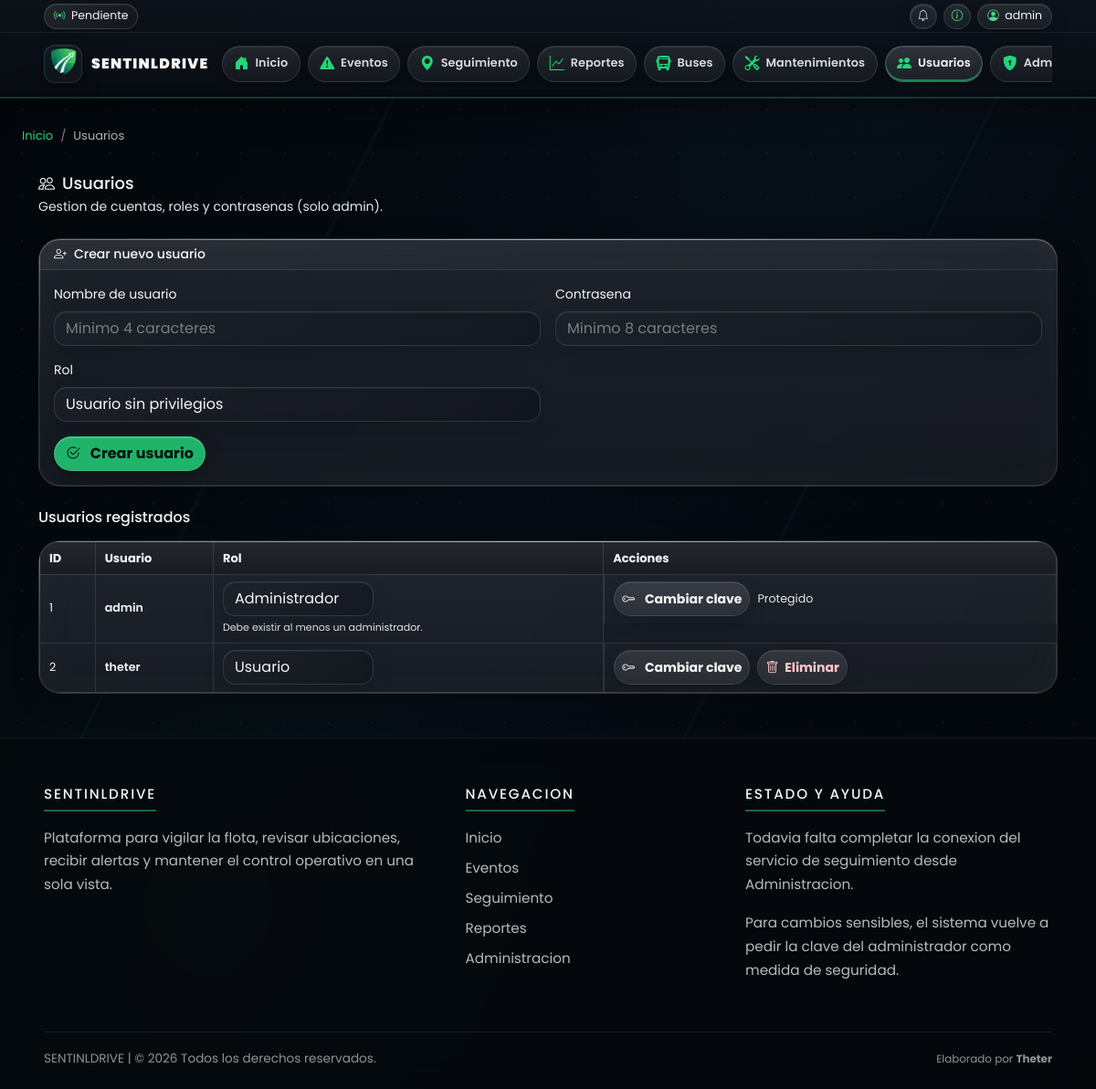
Screenshot of /users (signed in) with the database file from the repository.
### app/models/user.py (models this page shows, shortened)
class User(db.Model):
    __tablename__ = 'user'
    id = db.Column(db.Integer, primary_key=True)
    username = db.Column(db.String(50), unique=True, nullable=False)
    password_hash = db.Column(db.String(128), nullable=False)
    role = db.Column(db.String(20), default="user")

### app/routes/users.py (the view, shortened to what this page needs)
@users_bp.route("/users", methods=["GET", "POST"])
@require_admin
def users():
    return _users_page()

### app/routes/users.py (called while the page is built)
def _admin_count() -> int:
    return User.query.filter_by(role="admin").count()

def _users_page(error=None):
    return render_template(
        "users.html",
        users=User.query.order_by(User.username.asc()).all(),
        error=error,
        admin_user_count=_admin_count(),
        current_username=session.get("user"),
    )

### app/utils/time.py (called while the page is built)
def ecuador_now() -> datetime:
    return datetime.now(ECUADOR_TZ)

### app/templates/users.html (shortened to what this page needs)
{% extends "base.html" %}
{% block content %}
<nav aria-label="breadcrumb" class="breadcrumb-nav">
    <ol class="breadcrumb">
        <li class="breadcrumb-item"><a href="{{ url_for('dashboard.dashboard') }}">Inicio</a></li>
        <li class="breadcrumb-item active" aria-current="page">Usuarios</li>
    </ol>
</nav>
<div class="container mt-4">
    <div class="d-flex align-items-center justify-content-between flex-wrap gap-2 mb-4">
        <div>
            <h2 class="mb-1"><i class="bi bi-people me-2"></i>Usuarios</h2>
            <div class="text-muted">Gestion de cuentas, roles y contrasenas (solo admin).</div>
        </div>
    </div>
    <div class="card mb-4">
        <div class="card-header">
            <h5 class="mb-0"><i class="bi bi-person-plus me-2"></i>Crear nuevo usuario</h5>
        </div>
        <div class="card-body">
            <form method="POST" action="{{ url_for('users.users') }}">
                <div class="row g-3">
                    <div class="col-md-6">
                        <label for="username" class="form-label">Nombre de usuario</label>
                        <input type="text" class="form-control" id="username" name="username" required minlength="4" placeholder="Minimo 4 caracteres">
                    </div>
                    <div class="col-md-6">
                        <label for="password" class="form-label">Contrasena</label>
                        <input type="password" class="form-control" id="password" name="password" required minlength="8" placeholder="Minimo 8 caracteres">
                    </div>
                    <div class="col-md-6">
                        <label for="role" class="form-label">Rol</label>
                        <select class="form-select" id="role" name="role" required>
                            <option value="user" selected>Usuario sin privilegios</option>
                        </select>
                    </div>
                    <div class="col-12">
                        <button type="submit" class="btn btn-primary">
                            <i class="bi bi-check2-circle me-1"></i> Crear usuario
                        </button>
                    </div>
                </div>
            </form>
        </div>
    </div>
    <h3 class="mb-3">Usuarios registrados</h3>
    <div class="card">
        <div class="card-body p-0">
            <div class="table-responsive">
                <table class="table table-bordered table-hover align-middle mb-0">
                    <thead>
                        <tr>
                            <th>ID</th>
                            <th>Usuario</th>
                            <th>Rol</th>
                            <th>Acciones</th>
                        </tr>
                    </thead>
                    <tbody>
                        {% for u in users %}
                        {% set protected_admin = u.role == 'admin' and admin_user_count <= 1 %}
                        <tr>
                            <td>{{ u.id }}</td>
                            <td class="fw-semibold">{{ u.username }}</td>
                            <td>
                                <form action="{{ url_for('users.change_user_role', u_id=u.id) }}" method="POST" class="d-inline">
                                    <select name="role" class="form-select d-inline-block w-auto" onchange="this.form.submit()" {% if protected_admin %}disabled{% endif %}>
                                        <option value="admin" {% if u.role == 'admin' %}selected{% endif %}>Administrador</option>
                                        <option value="user" {% if u.role == 'user' %}selected{% endif %}>Usuario</option>
                                    </select>
                                </form>
                                {% if protected_admin %}
                                <div class="text-muted small mt-1">Debe existir al menos un administrador.</div>
                                {% endif %}
                            </td>
                            <td class="d-flex flex-wrap gap-2">
                                <button type="button" class="btn btn-outline-secondary btn-sm" data-bs-toggle="modal" data-bs-target="#pwdModal{{ u.id }}">
                                    <i class="bi bi-key me-1"></i> Cambiar clave
                                </button>
                                {% if not protected_admin %}
                                <form action="{{ url_for('users.delete_user', u_id=u.id) }}" method="POST" class="d-inline"
                                      onsubmit="return confirm('Eliminar usuario {{ u.username }}? Esta accion no se puede deshacer.');">
                                    <button type="submit" class="btn btn-danger btn-sm">
                                        <i class="bi bi-trash"></i> Eliminar
                                    </button>
                                </form>
                                {% else %}
                                <span class="text-muted align-self-center">Protegido</span>
                                {% endif %}
                            </td>
                        </tr>
                        {% endfor %}
                    </tbody>
                </table>
            </div>
        </div>
    </div>
</div>
{% endblock %}

### static/css/style.css (style rules this page uses)
:root { --background: #161a1e; --card-background: #1d2025; --text-primary: #ffffff; --text-secondary: rgba(255, 255, 255, 0.88); --border-color: rgba(255, 255, 255, 0.10); --accent-color: #22c55e; --success-color: #22c55e; --warning-color: #f59e0b; --danger-color: #ef4444; --chart-grid-color: rgba(255, 255, 255, 0.14); --chart-text-color: #ffffff; --bg: var(--background); --surface: var(--card-background); --text: var(--text-primary); --muted: var(--text-secondary); --accent: var(--accent-color); --border: var(--border-color); --border-2: rgba(255, 255, 255, 0.14); --border-accent: rgba(34, 197, 94, 0.55); --shadow: 0 14px 30px rgba(0, 0, 0, 0.38); --shadow-soft: 0 10px 22px rgba(0, 0, 0, 0.26); --radius: 14px; --radius-sm: 10px; --transition: 0.22s ease; --sidebar-width: 268px; --sidebar-collapsed-width: 78px; --header-height: 64px; --nav-height: 58px; --logo-size-navbar: 42px; --logo-size-compact: 36px; --font-size-body: 14px; --font-size-h1: 22px; --font-size-h2: 18px; --font-size-card: 13px; --font-size-table: 13px; --bs-body-bg: var(--bg); --bs-body-color: var(--text); --bs-body-color-rgb: 255, 255, 255; --bs-emphasis-color: var(--text); --bs-emphasis-color-rgb: 255, 255, 255; --bs-heading-color: var(--text); --bs-border-color: rgba(255, 255, 255, 0.10); --bs-card-bg: var(--surface); --bs-card-color: var(--text); --bs-card-cap-color: var(--text); --bs-card-cap-bg: var(--surface); --bs-secondary-color: rgba(255, 255, 255, 0.90); --bs-secondary-color-rgb: 255, 255, 255; --bs-tertiary-color: rgba(255, 255, 255, 0.86); --bs-tertiary-color-rgb: 255, 255, 255; --bs-link-color: var(--accent); --bs-link-hover-color: #4ade80; }
html { height: 100%; }
body { margin: 0; height: auto; min-height: 100vh; overflow-x: hidden; background-color: var(--bg); color: var(--text); font-family: "Poppins", ui-sans-serif, system-ui, -apple-system, "Segoe UI", Roboto, Arial, sans-serif; font-size: var(--font-size-body); display: flex; flex-direction: column; }
a { color: var(--accent); text-decoration: none; }
.text-muted { color: rgba(255, 255, 255, 0.90) !important; }
.card { background-color: var(--surface); border: 1px solid var(--border); border-radius: var(--radius); box-shadow: var(--shadow-soft); color: var(--text); }
.card-header { background-color: var(--surface); border-bottom: 1px solid var(--border); color: var(--text); }
.card-body { color: var(--text); }
.form-control, .form-select { background-color: var(--bg); color: var(--text); border: 1px solid var(--border-2); border-radius: var(--radius-sm); }
.form-control::placeholder { color: rgba(255, 255, 255, 0.45); }
.btn { border-radius: 12px; }
.btn-primary, .btn-success { background-color: var(--accent) !important; border-color: rgba(34, 197, 94, 0.65) !important; color: #04120a !important; font-weight: 800; }
.btn-outline-secondary { color: var(--text); border-color: var(--border-2); }
.table { --bs-table-bg: var(--surface); --bs-table-color: var(--text); --bs-table-border-color: rgba(255, 255, 255, 0.10); --bs-table-striped-bg: rgba(255, 255, 255, 0.03); --bs-table-hover-bg: rgba(34, 197, 94, 0.08); color: var(--text); font-size: var(--font-size-table); }
.table > :not(caption) > * > * { border-color: rgba(255, 255, 255, 0.10); }
.table thead th { background-color: #212529; color: #ffffff; border-bottom-color: rgba(255, 255, 255, 0.14); font-size: var(--font-size-table); }
.table-bordered { border-color: rgba(255, 255, 255, 0.10); }
h2, .h2 { font-size: var(--font-size-h2); }
h3, .h3 { font-size: 16px; }
h5, .h5 { font-size: 14px; }
.breadcrumb-nav { margin-bottom: 1rem; font-size: 13px; }
.breadcrumb-nav .breadcrumb { margin: 0; padding: 0.5rem 0; background: transparent; }
.breadcrumb-nav .breadcrumb-item a { color: var(--accent); }
.breadcrumb-nav .breadcrumb-item.active { color: rgba(255, 255, 255, 0.7); }
.breadcrumb-nav .breadcrumb-item + .breadcrumb-item::before { color: rgba(255, 255, 255, 0.5); }
.app-shell { display: flex; flex-direction: column; min-height: 100vh; }

### rows the page displays
User: id "1", username "admin", role "Administrador", shows "Debe existir al menos un administrador.", shows "Protegido"
User: id "2", username "theter", role "Usuario"

### other values shown
{{ session.get('user') or 'Invitado' }} "admin"
{{ current_year }} "2026"
